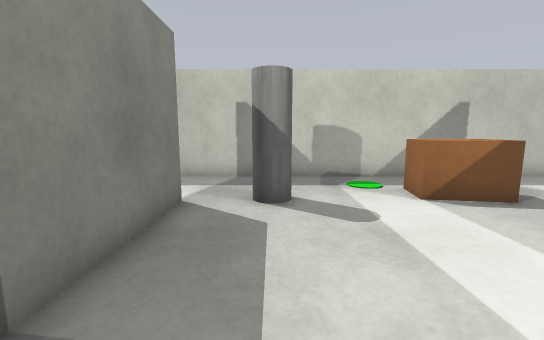
view 1 (above)

19 first-person views from a walk through a robot-simulator world made for Gazebo. The camera is 0.86 m above the floor, tilts 8° down and sees 90° across. The floor is counted in squares, 0.5 m on a side. Each view is taken from the middle of a square. On the plan, view 1 faces up. The plan holds only what a view shows up to about 15 squares ahead; the rest is blank.

view 2
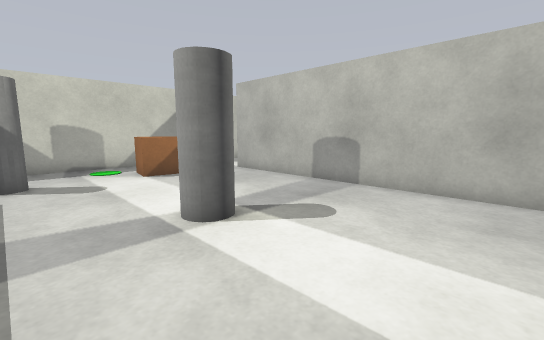

view 3
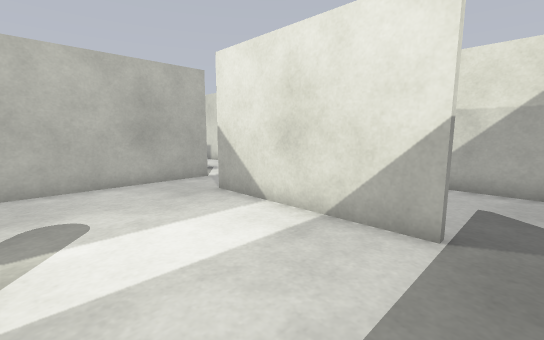

view 4
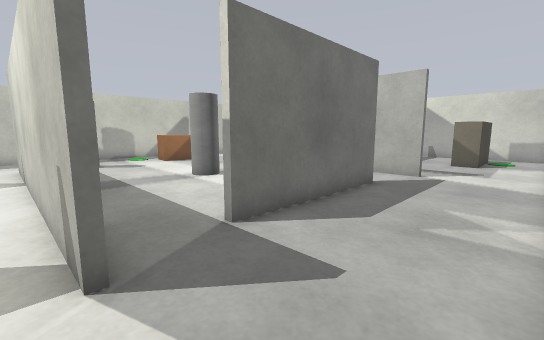

view 5
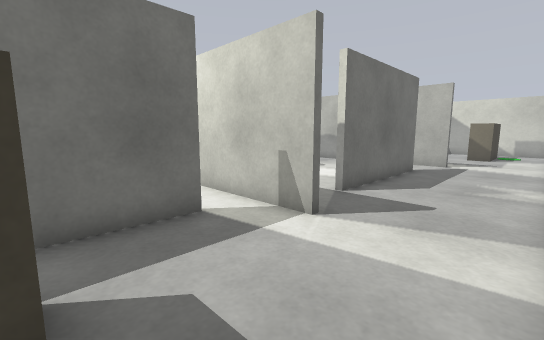

view 6
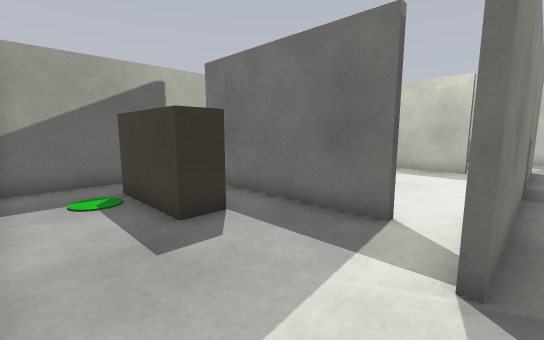

view 7
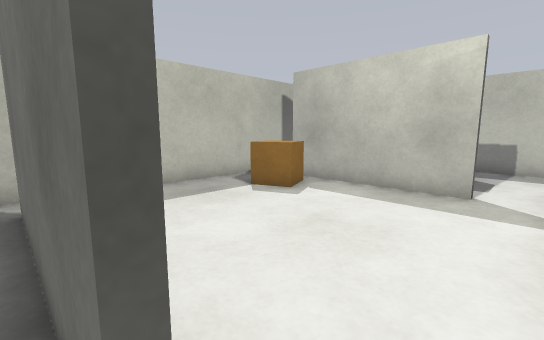

view 8
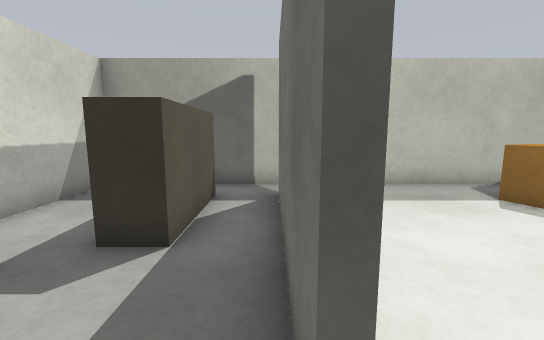

view 9
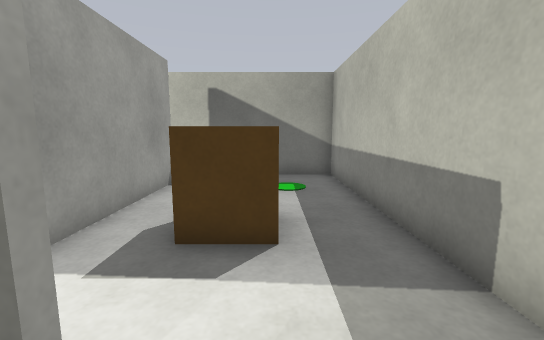

view 10
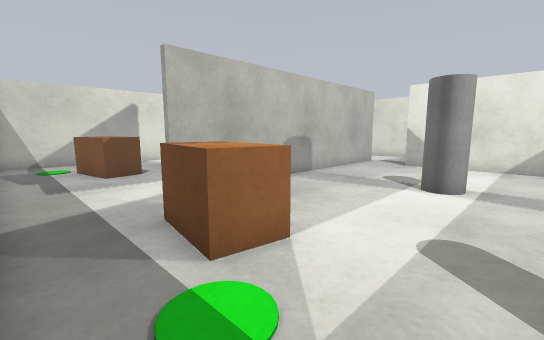

view 11
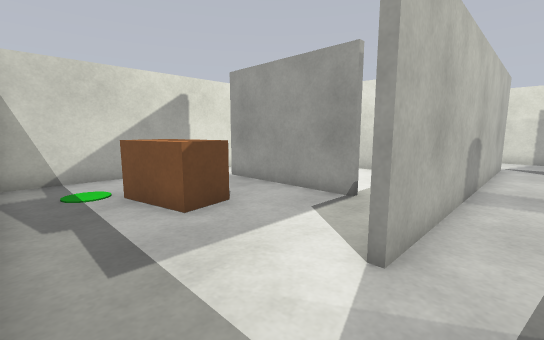

view 12
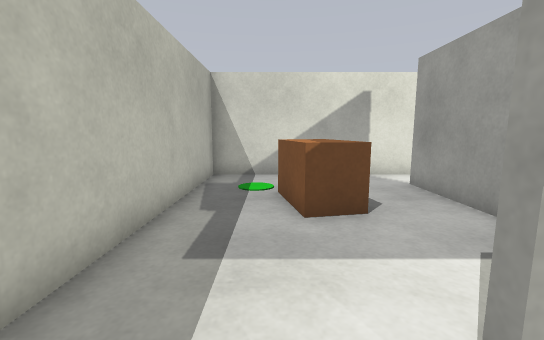

view 13
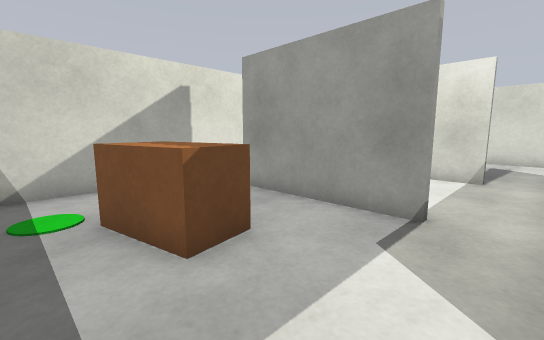

view 14
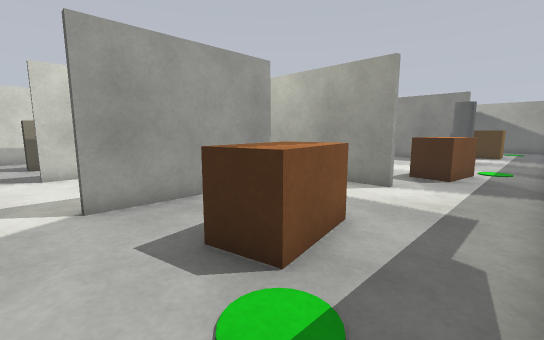

view 15
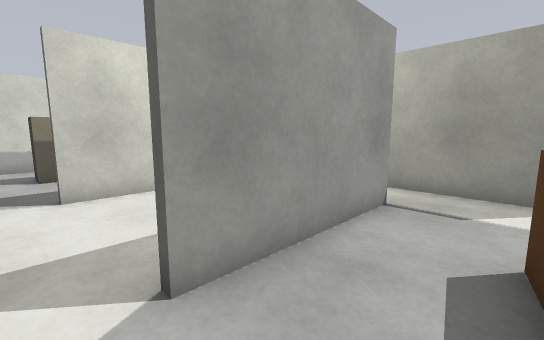

view 16
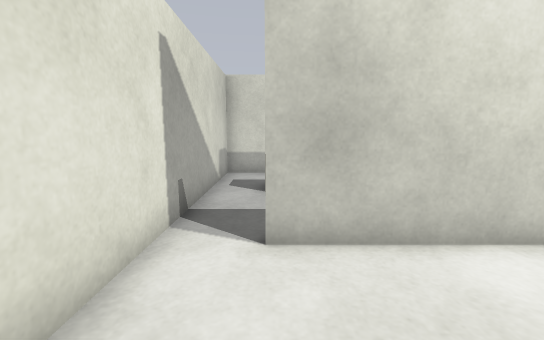

view 17
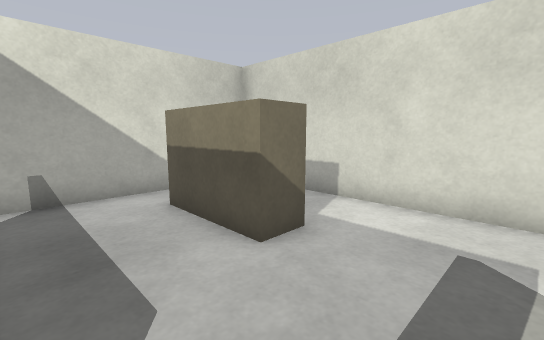

view 18
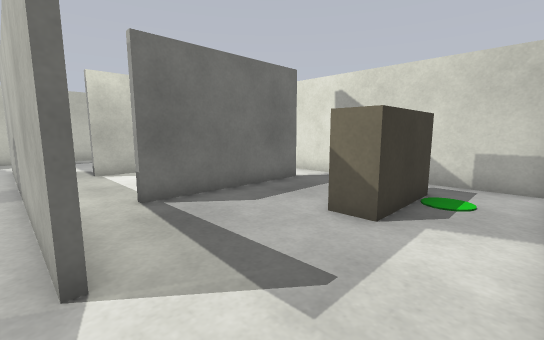

view 19
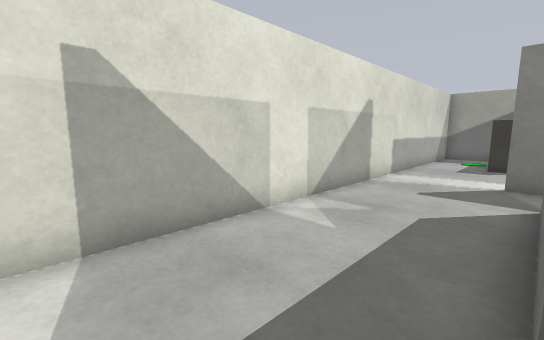

### Floor plan
Points are (right, up) in squares from view 1. A wall is a line through its corners. A room is listed if a view was taken in it or the views show most of it. See-through windows are left out.
Room 1 (views 1, 2, 3, 9, 10, 11, 12, 13, 18, 19)
walls: (-2.3, 6.8) (-2.3, -5.8); (8.3, -5.8) (8.3, 6.8); (-1.5, -9.4) (8.5, -9.4); (9.5, 10.4) (-2.5, 10.4)
ways out: opening at (-2, -7.5) to room 2; opening at (9, 8.5) to room 3; opening at (9, -7.5) to room 5; opening at (-2, 8.5) to room 7
objects: barrier (0, -5) to (6, -5); pillar (0, 7); pillar (3, 1); brown box (4, 7) to (6, 8)
Room 2 (views 4, 5, 6, 7, 8)
walls: (-3.9, -3.8) (-10.5, -3.8); (-2.5, -5.8) (-2.5, -3.6); (-11.9, -2.9) (-11.9, -9.4) (-1.5, -9.4)
ways out: opening at (-2, -7.5) to room 1; opening at (-11, -4) to room 6; opening at (-3, -4) to room 6
objects: brown box (-10, -6) to (-7, -6)
Room 3 (views 14, 15)
walls: (10.4, 3.4) (16, 3.4); (8.5, 6.8) (8.5, 3.6); (17.9, 3.5) (17.9, 10.4) (9.5, 10.4)
ways out: opening at (9, 8.5) to room 1; opening at (10, 3) to room 4; opening at (16.5, 3) to room 4
objects: brown box (13, 6) to (15, 8)
Room 4 (view 16)
walls: (12, 3.2) (10.5, 3.2); (17.9, -1.5) (17.9, 3.5); (10.2, -2) (16.1, -2); (8.5, 3.6) (8.5, 1.4)
ways out: opening at (10, 3) to room 3; opening at (16.5, 3) to room 3; opening at (10, -2) to room 5; opening at (17, -2) to room 5
Room 5 (view 17)
walls: (16.1, -2.2) (10.2, -2.2); (8.5, -9.4) (17.9, -9.4) (17.9, -1.5)
ways out: opening at (9, -7.5) to room 1; opening at (10, -2) to room 4; opening at (17, -2) to room 4
objects: brown box (13, -7) to (16, -6)
Room 6 (no view inside)
walls: (-4.1, 4.4) (-10.3, 4.4); (-2.5, -3.6) (-2.5, 4.6); (-11.9, 4.5) (-11.9, -0.4)
ways out: opening at (-11, -4) to room 2; opening at (-3, -4) to room 2; opening at (-3.5, 4) to room 7
objects: crate (-10, 2) to (-9, 3)
Room 7 (no view inside)
walls: (-10.3, 4.6) (-4.9, 4.6); (-2.5, 10.4) (-11.9, 10.4) (-11.9, 4.5); (-2.5, 4.6) (-2.5, 6.8)
ways out: opening at (-2, 8.5) to room 1; opening at (-3.5, 4) to room 6
objects: crate (-6, 7) to (-5, 8)

Where each view was taken, in squares from view 1:
view 1: 0 up, 0 right, facing up
view 2: 4 down, 0 right, facing up-right
view 3: 0 up, 1 left, facing down-right
view 4: 9 down, 3 left, facing up-right
view 5: 9 down, 7 left, facing up-right
view 6: 9 down, 2 left, facing up-left
view 7: 4 down, 3 left, facing up-left
view 8: 4 down, 3 left, facing left
view 9: 8 up, 1 left, facing left
view 10: 10 up, 1 right, facing down-right
view 11: 10 up, 7 right, facing down-right
view 12: 8 up, 7 right, facing right
view 13: 9 up, 9 right, facing down-right
view 14: 10 up, 17 right, facing down-left
view 15: 6 up, 17 right, facing down-left
view 16: 2 up, 16 right, facing down
view 17: 3 down, 10 right, facing down-right
view 18: 9 down, 8 right, facing up-right
view 19: 5 down, 8 right, facing down-left
